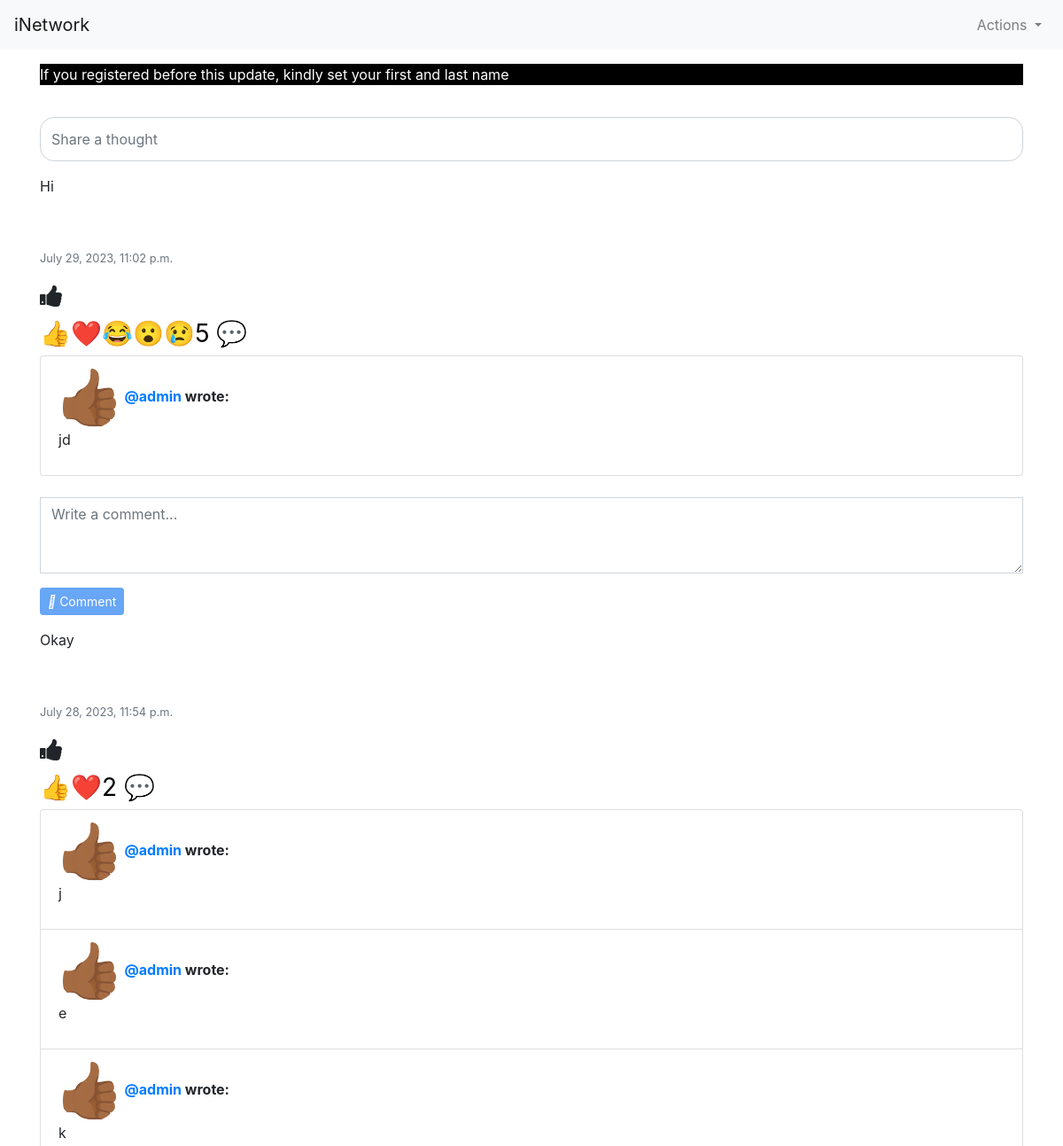
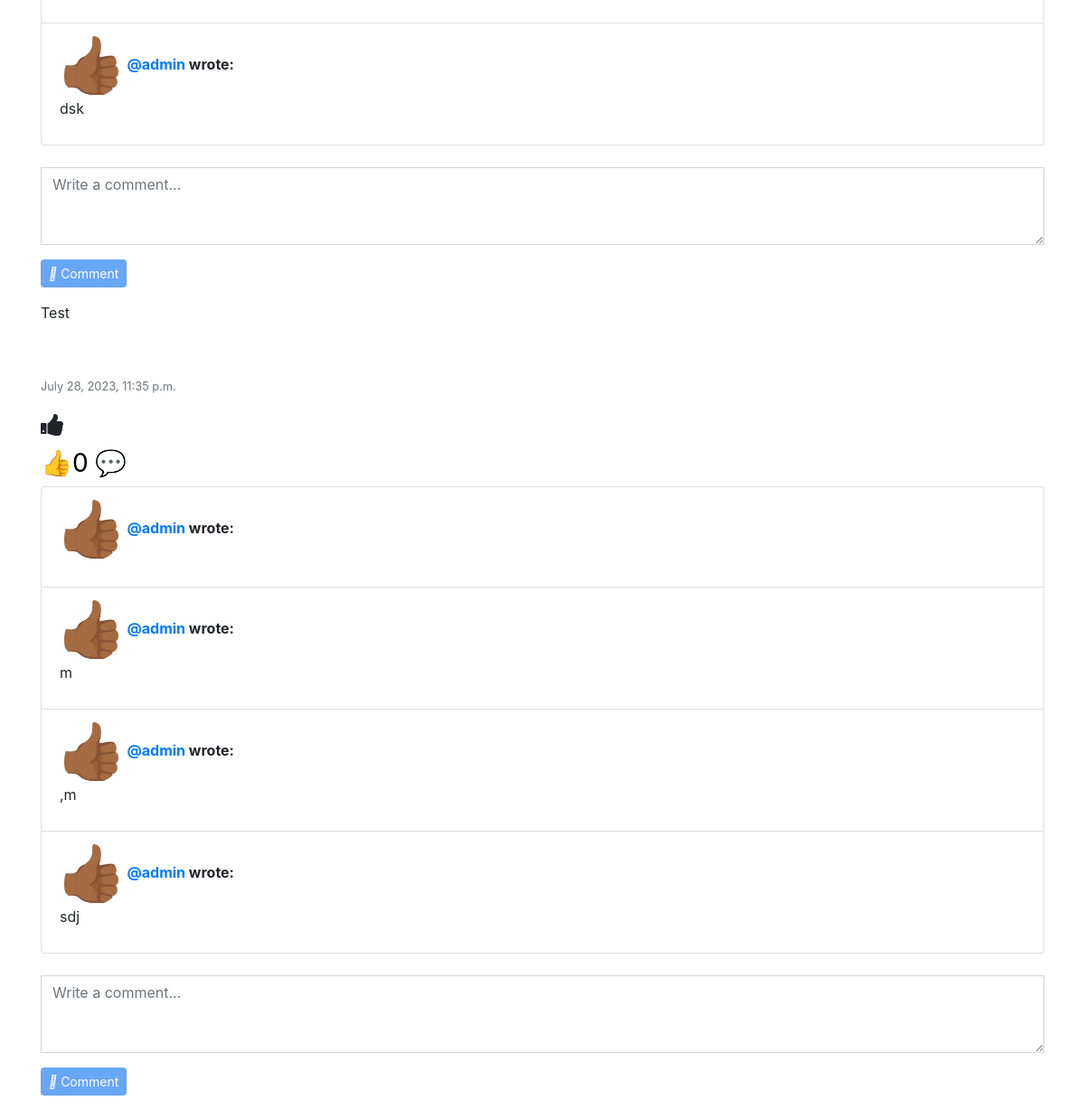
The app's page /groups/1/ (signed in) with its own data (2 pictures, top to bottom).
### minsocial/models.py (models this page shows, shortened)
class GroupPost(models.Model):
    group = models.ForeignKey(Group, on_delete=models.CASCADE, related_name="group_posts")
    user = models.ForeignKey(User, on_delete=models.CASCADE, blank=True, null=True, related_name="group_post_user")
    postContent = models.TextField(blank=True)
    timestamp = models.DateTimeField(auto_now_add=True)
    post_image = models.ImageField(upload_to='post_image/', null=True, blank=True)

class GroupComment(models.Model):
    author = models.ForeignKey(User, on_delete=models.CASCADE, blank=True, null=True, related_name="group_userComment")
    post = models.ForeignKey(GroupPost, on_delete=models.CASCADE, blank=True, null=True, related_name="group_postComment")
    message = models.CharField(max_length=10000)

class User(AbstractUser):
    profile_pics = models.ImageField(upload_to='profile_pics/', null=True, blank=True)
    phone_number = models.CharField(max_length=20, null=True, blank=True)
    about = models.TextField(null=True, blank=True)

### minsocial/views.py (the view)
# urls.py: path('groups/<int:group_id>/', views.group_detail, name='group_detail'),
@login_required
def group_detail(request, group_id):
    group = get_object_or_404(Group, pk=group_id)
    group_posts = GroupPost.objects.filter(group=group).order_by("-timestamp").select_related("user")
    paginator = Paginator(group_posts, 10)
    page_number = request.GET.get('page')
    page_group_posts = paginator.get_page(page_number)
    post_ids = group_posts.values_list('id', flat=True)
    comments = GroupComment.objects.filter(post__in=post_ids)
    user = request.user
    profile_pics = user.profile_pics
    is_group_member = group.members.filter(id=user.id).exists()
    return render(request, "network/group_detail.html", {
        "group": group,
        "group_posts": group_posts,
        "page_group_posts": page_group_posts,
        "profile_pics": profile_pics,
        "comments": comments,
        "group_id": group_id,
        "is_group_member": is_group_member,
    })

### minsocial/templatetags/my_filters.py (called while the page is built)
@register.filter
def split_paragraphs(value):
    return value.split('\n')

### minsocial/templates/network/group_detail.html (shortened to what this page needs)
{% extends "network/layout.html" %}
{% load custom_tags %}
{% load my_filters %}
{% load static %}
{% block body %}
<div class="container">
    {% if user.is_authenticated %}
    <p style="background-color: black; color: white;">If you registered before this update, kindly set your first and last name</p>
      <div class="input-group mb-3" id="create-post-field-container">
        <input style="margin-top: 20px; height: 50px; border-radius: 1rem;" type="text" id="create-post-field" class="form-control" placeholder="Share a thought" onclick="openModal()">
      </div>
    {% endif %}
    {% for posts in page_group_posts %}
    <div class="card-text" id="content_{{ posts.id }}">
      {% for paragraph in posts.postContent|split_paragraphs %}
      <p>{{ paragraph|urlize }}</p>
      {% endfor %}
      <div class="card-body">
      </div>
    </div>
    <p class="card-text"><small class="text-muted">{{ posts.timestamp }}</small></p>
    {% include "network/group_likes.html" %}
      <ul class="list-group">
        {% for comment in posts.group_postComment.all %}
          <li class="list-group-item">
            {% if comment.author.profile_pics %}
              <a href="{% url 'profile' user_id=comment.author.id %}">
                <img src="{{ comment.author.profile_pics.url }}" class="rounded-circle" width="70" height="70">
              </a>
            {% else %}
              <a href="{% url 'profile' user_id=comment.author.id %}">
                <img src="/media/post_image/hand.gif" class="rounded-circle" width="70" height="70">
              </a>
            {% endif %}
            <strong><a href="{% url 'profile' user_id=comment.author.id %}">@{{ comment.author.username }}</a> wrote:</strong>
            <div class="card-text" id="content_{{ comment.id }}">
              {% for paragraph in comment.message|split_paragraphs %}
                <p>{{ paragraph|urlize }}</p>
              {% endfor %}
            </div>
          </li>
        {% empty %}
          <li class="list-group-item">No comments yet.</li>
        {% endfor %}
      </ul>
      <br>
      <form action="{% url 'group_addComment' post_id=posts.id %}" method="POST">
        <div class="form-group">
          <span class="comment-field">
            <textarea type="text" id="new-comment" name="newComment" class="form-control rounded-0 shadow-none" rows="3" placeholder="Write a comment..."></textarea>
          </span>
        </div>
        <div class="form-group">
          <span class="btn-comment">
            <button type="submit" class="btn btn-primary btn-sm" style="background-color: #1877f2; border-color: #1877f2;" id="comment-btn">
              <i class="fas fa-paper-plane"></i> Comment
            </button>
          </span>
        </div>
      </form>
{% endfor %}
{% endblock %}

### minsocial/templates/network/group_likes.html (shortened to what this page needs)
{% load custom_tags %}
{% load my_filters %}
{% load static %}
<div class="img-fluid react_space" id="react_space">
  <h3 class="like-btn" data-post-id="{{ posts.id }}"><i class="fa fa-thumbs-up"></i></h3>
  {% with total_count=posts.group_postLove.count|add:posts.group_postHaha.count|add:posts.group_postSad.count|add:posts.group_postShock.count|add:posts.group_post_like.count %}
  {% if posts.group_post_like.count > 0 and posts.group_postHaha.count < 1 and posts.group_postSad.count < 1 and posts.group_postLove.count < 1 and posts.group_postShock.count < 1 %}
      <h3 onclick="opensModal('{{ posts.id }}')"><button class="like-button">👍 {{ total_count }}</button> 💬 {{ posts.group_comment.count }}</h3>
  {% elif posts.group_post_like.count < 1 and posts.group_postHaha.count < 1 and posts.group_postSad.count < 1 and posts.group_postLove.count > 0 and posts.group_postShock.count < 1 %}
      <h3 onclick="opensModal('{{ posts.id }}')"><button class="like-button">❤️ {{ total_count }}</button> 💬 {{ posts.group_comment.count }}</h3>
  {% elif posts.group_post_like.count < 1 and posts.group_postHaha.count < 1 and posts.group_postSad.count > 0 and posts.group_postLove.count < 1 and posts.group_postShock.count < 1 %}
      <h3 onclick="opensModal('{{ posts.id }}')"><button class="like-button">😢 {{ total_count }}</button> 💬 {{ posts.group_comment.count }}</h3>
  {% elif posts.group_post_like.count < 1 and posts.group_postHaha.count > 0 and posts.group_postSad.count < 1 and posts.group_postLove.count < 1 and posts.group_postShock.count < 1 %}
      <h3 onclick="opensModal('{{ posts.id }}')"><button class="like-button">😂{{ total_count }}</button> 💬 {{ posts.group_comment.count }}</h3>
  {% elif posts.group_post_like.count < 1 and posts.group_postHaha.count < 1 and posts.group_postSad.count < 1 and posts.group_postLove.count < 1 and posts.group_postShock.count > 0 %}
      <h3 onclick="opensModal('{{ posts.id }}')"><button class="like-button">😲{{ total_count }}</button> 💬 {{ posts.group_comment.count }}</h3>
  {% elif posts.group_post_like.count > 0 and posts.group_postHaha.count < 1 and posts.group_postSad.count > 0 and posts.group_postLove.count < 1 and posts.group_postShock.count < 1 %}
      <h3 onclick="opensModal('{{ posts.id }}')"><button class="like-button">👍😢{{ total_count }}</button> 💬 {{ posts.group_comment.count }}</h3>
  {% elif posts.group_post_like.count > 0 and posts.group_postHaha.count > 0 and posts.group_postSad.count < 1 and posts.group_postLove.count < 1 and posts.group_postShock.count < 1 %}
      <h3 onclick="opensModal('{{ posts.id }}')"><button class="like-button">👍😂{{ total_count }}</button> 💬 {{ posts.group_comment.count }}</h3>
  {% elif posts.group_postLove.count > 0 and posts.group_postHaha.count > 0 and posts.group_postShock.count > 0 and posts.group_post_like.count > 0 and posts.group_postSad.count < 1%}
      <h3 onclick="opensModal('{{ posts.id }}')"><button class="like-button">👍❤️😂😮{{ total_count }}</button> 💬 {{ posts.group_comment.count }}</h3>
  {% elif posts.group_postLove.count > 0 and posts.group_postHaha.count < 1 and posts.group_postShock.count < 1 and posts.group_post_like.count > 0 and posts.group_postSad.count < 1%}
      <h3 onclick="opensModal('{{ posts.id }}')"><button class="like-button">👍❤️{{ total_count }}</button> 💬 {{ posts.group_comment.count }}</h3>
  {% elif posts.group_postLove.count > 0 and posts.group_postHaha.count > 0 and posts.group_postShock.count > 0 and posts.group_post_like.count > 0 and posts.group_postSad.count > 0%}
      <h3 onclick="opensModal('{{ posts.id }}')"><button class="like-button">👍❤️😂😮😢{{ total_count }}</button> 💬 {{ posts.group_comment.count }}</h3>
  {% else %}
      <h3 onclick="opensModal('{{ posts.id }}')"><button class="like-button">👍{{ total_count }}</button> 💬 {{ posts.group_comment.count }}</h3>
  {% endif %}
{% endwith %}

### minsocial/static/network/styles.css (style rules this page uses)
.like-button { background: none; border: none; padding: 0; }

### records on screen
GroupPost: postContent "Hi", timestamp "July 29, 2023, 11:02 p.m.", group_postLove "5"
GroupComment: author.username "admin", message "jd"
GroupPost: postContent "Okay", timestamp "July 28, 2023, 11:54 p.m.", group_postLove "2"
GroupComment: author.username "admin", message "j"
GroupComment: author.username "admin", message "e"
GroupComment: author.username "admin", message "k"
GroupComment: author.username "admin", message "dsk"
GroupPost: postContent "Test", timestamp "July 28, 2023, 11:35 p.m.", group_postLove "0"
GroupComment: author.username "admin"
GroupComment: author.username "admin", message "m"
GroupComment: author.username "admin", message ",m"
GroupComment: author.username "admin", message "sdj"
